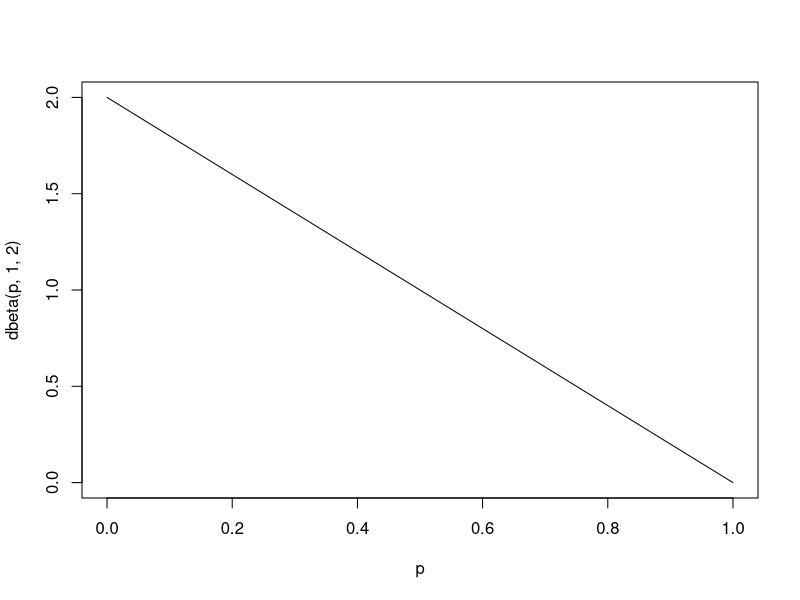
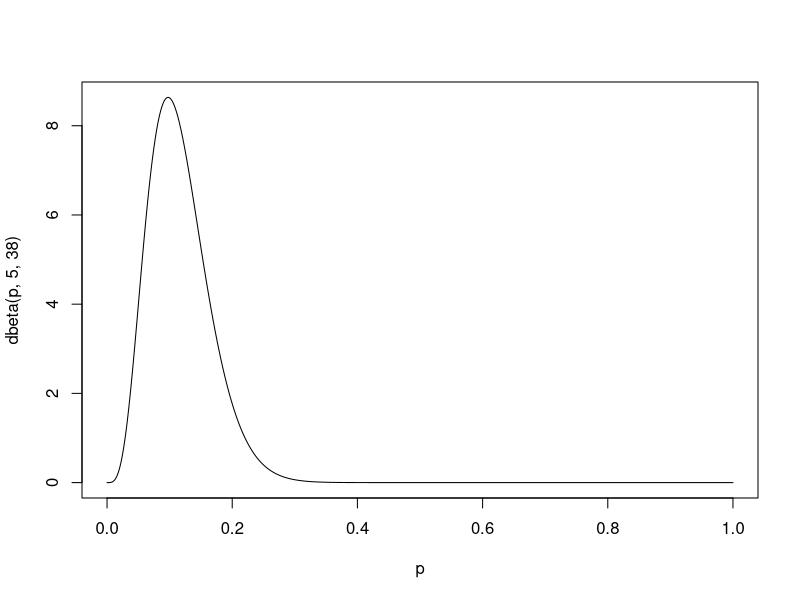
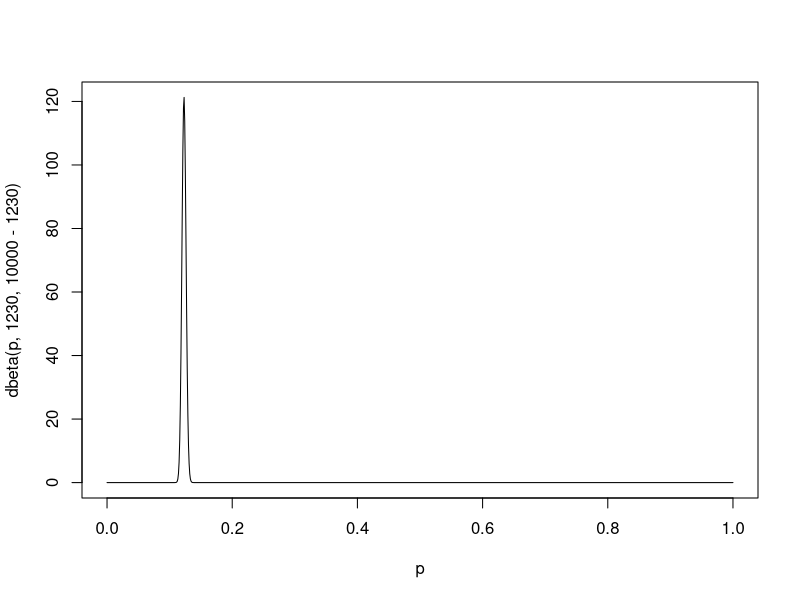

Recreate these plots in R, in order.
## ---- chunk 1
library(flextable)

## ---- chunk 2
#| echo: true
disease = c(rep(0,9500), rep(1,500))
test_pos = c(rep(1,285), rep(0, 10000 - 285 - 163), rep(1, 163))
table(disease, test_pos)|> addmargins()
## ---- chunk 3
#| echo: false
disease = c(rep(0,9500), rep(1,500))
test_pos = c(rep(1,285), rep(0, 10000 - 285 - 163), rep(1, 163))
table(disease, test_pos)  |> addmargins()
## ---- chunk 4
#| echo: false
disease = c(rep(0,9500), rep(1,500))
test_pos = c(rep(1,285), rep(0, 10000 - 285 - 463), rep(1, 463))
table(disease, test_pos)  |> addmargins()
## ---- chunk 5
#| echo: false
disease = c(rep(0,9500), rep(1,500))
test_pos = c(rep(1,285), rep(0, 10000 - 285 - 163), rep(1, 163))
table(disease, test_pos)  |> addmargins()
## ---- chunk 6
#| echo: false
disease = c(rep(0,9500), rep(1,500))
test_pos = c(rep(1,285), rep(0, 10000 - 285 - 163), rep(1, 163))
table(disease, test_pos)  |> addmargins()
## ---- chunk 7
#| echo: true
p = seq(0, 1, length=1000)
plot(p, dbeta(p, 1, 2), type='l')
## ---- chunk 8
#| echo: true
plot(p, dbeta(p, 5, 38), type='l')
## ---- chunk 9
#| echo: true
plot(p, dbeta(p, 1230, 10000 - 1230), type='l')
